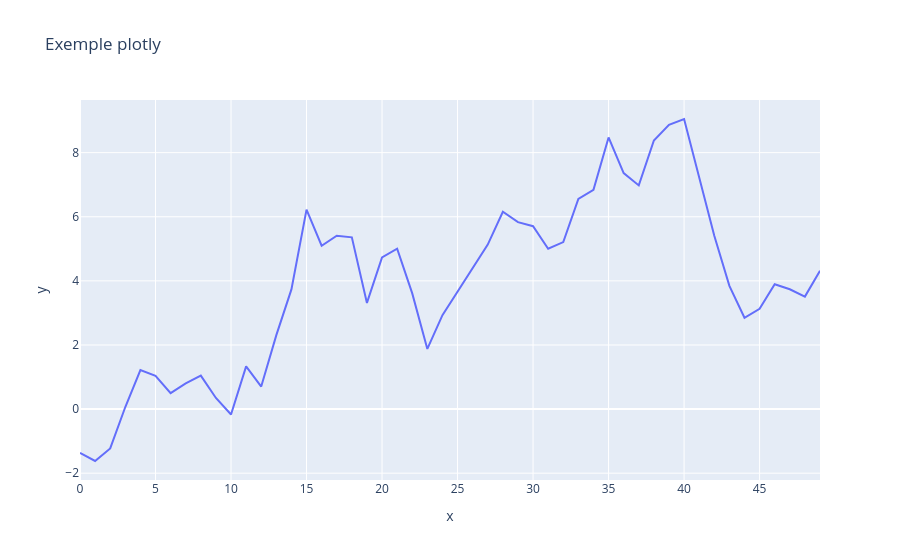

Notebook code for this chart:
### Code cell
import plotly.express as px

df = pd.DataFrame({'x': np.arange(50), 'y': np.random.randn(50).cumsum()})
px.line(df, x='x', y='y', title='Exemple plotly')

### Figure 1 — Plotly figure (JSON) as saved in the notebook; plotly's stock layout.template omitted (floating-point values rounded to 4 significant figures)
{"data": [{"hovertemplate": "x=%{x}<br>y=%{y}<extra></extra>", "legendgroup": "", "line": {"color": "#636efa", "dash": "solid"}, "marker": {"symbol": "circle"}, "mode": "lines", "name": "", "orientation": "v", "showlegend": false, "type": "scatter", "x": [0, 1, 2, 3, 4, 5, 6, 7, 8, 9, 10, 11, 12, 13, 14, 15, 16, 17, 18, 19, 20, 21, 22, 23, 24, 25, 26, 27, 28, 29, 30, 31, 32, 33, 34, 35, 36, 37, 38, 39, 40, 41, 42, 43, 44, 45, 46, 47, 48, 49], "xaxis": "x", "y": [-1.37, -1.62, -1.228, 0.06472, 1.215, 1.039, 0.4987, 0.8016, 1.042, 0.3462, -0.1685, 1.333, 0.7033, 2.307, 3.733, 6.223, 5.095, 5.407, 5.357, 3.312, 4.731, 5.002, 3.609, 1.876, 2.929, 3.656, 4.403, 5.131, 6.157, 5.833, 5.706, 5.003, 5.211, 6.555, 6.838, 8.475, 7.36, 6.978, 8.38, 8.868, 9.05, 7.223, 5.404, 3.843, 2.849, 3.127, 3.895, 3.737, 3.51, 4.316], "yaxis": "y"}], "layout": {"legend": {"tracegroupgap": 0}, "title": {"text": "Exemple plotly"}, "xaxis": {"anchor": "y", "domain": [0, 1], "title": {"text": "x"}}, "yaxis": {"anchor": "x", "domain": [0, 1], "title": {"text": "y"}}}}
